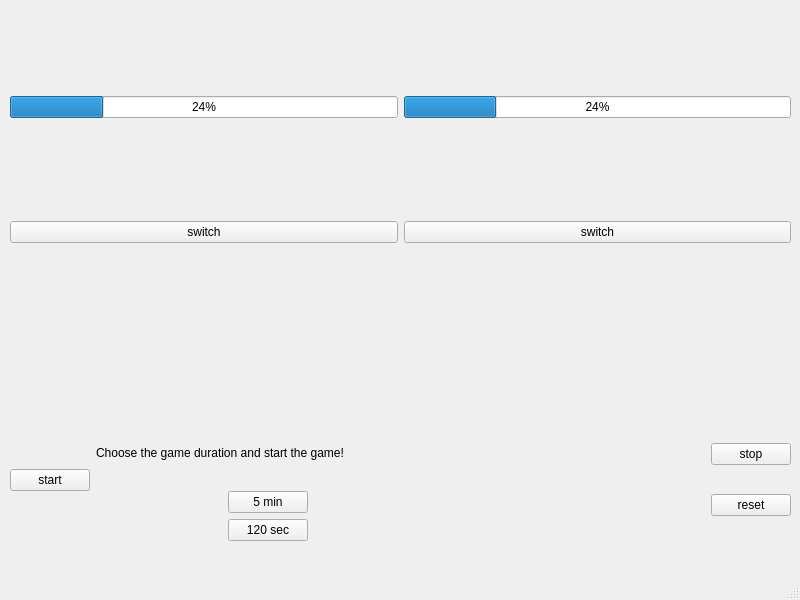
<?xml version="1.0" encoding="UTF-8"?>
<ui version="4.0">
 <class>MainWindow</class>
 <widget class="QMainWindow" name="MainWindow">
  <property name="geometry">
   <rect>
    <x>0</x>
    <y>0</y>
    <width>800</width>
    <height>600</height>
   </rect>
  </property>
  <property name="windowTitle">
   <string>Chess</string>
  </property>
  <widget class="QWidget" name="centralwidget">
   <property name="sizePolicy">
    <sizepolicy hsizetype="Maximum" vsizetype="Maximum">
     <horstretch>0</horstretch>
     <verstretch>0</verstretch>
    </sizepolicy>
   </property>
   <widget class="QWidget" name="gridLayoutWidget">
    <property name="geometry">
     <rect>
      <x>10</x>
      <y>-1</y>
      <width>781</width>
      <height>341</height>
     </rect>
    </property>
    <layout class="QGridLayout" name="gridLayout">
     <item row="2" column="1">
      <widget class="QPushButton" name="switch_button1">
       <property name="text">
        <string>switch</string>
       </property>
      </widget>
     </item>
     <item row="2" column="2">
      <widget class="QPushButton" name="switch_button_2">
       <property name="text">
        <string>switch</string>
       </property>
      </widget>
     </item>
     <item row="0" column="2">
      <widget class="QProgressBar" name="progressBar_2">
       <property name="value">
        <number>24</number>
       </property>
      </widget>
     </item>
     <item row="0" column="1">
      <widget class="QProgressBar" name="progressBar">
       <property name="value">
        <number>24</number>
       </property>
      </widget>
     </item>
    </layout>
   </widget>
   <widget class="QWidget" name="horizontalLayoutWidget">
    <property name="geometry">
     <rect>
      <x>10</x>
      <y>420</y>
      <width>781</width>
      <height>121</height>
     </rect>
    </property>
    <layout class="QHBoxLayout" name="horizontalLayout">
     <item>
      <widget class="QPushButton" name="start">
       <property name="sizePolicy">
        <sizepolicy hsizetype="Fixed" vsizetype="Maximum">
         <horstretch>0</horstretch>
         <verstretch>0</verstretch>
        </sizepolicy>
       </property>
       <property name="text">
        <string>start</string>
       </property>
      </widget>
     </item>
     <item>
      <layout class="QHBoxLayout" name="horizontalLayout_2">
       <item>
        <layout class="QVBoxLayout" name="verticalLayout">
         <item>
          <widget class="QLabel" name="label">
           <property name="text">
            <string>Choose the game duration and start the game!</string>
           </property>
          </widget>
         </item>
         <item alignment="Qt::AlignHCenter">
          <widget class="QPushButton" name="time_long">
           <property name="sizePolicy">
            <sizepolicy hsizetype="Fixed" vsizetype="Fixed">
             <horstretch>0</horstretch>
             <verstretch>0</verstretch>
            </sizepolicy>
           </property>
           <property name="text">
            <string>5 min</string>
           </property>
          </widget>
         </item>
         <item alignment="Qt::AlignHCenter">
          <widget class="QPushButton" name="time_short">
           <property name="sizePolicy">
            <sizepolicy hsizetype="Fixed" vsizetype="Fixed">
             <horstretch>0</horstretch>
             <verstretch>0</verstretch>
            </sizepolicy>
           </property>
           <property name="layoutDirection">
            <enum>Qt::LeftToRight</enum>
           </property>
           <property name="text">
            <string>120 sec</string>
           </property>
          </widget>
         </item>
        </layout>
       </item>
      </layout>
     </item>
     <item>
      <layout class="QVBoxLayout" name="verticalLayout_2">
       <item alignment="Qt::AlignRight">
        <widget class="QPushButton" name="stop">
         <property name="sizePolicy">
          <sizepolicy hsizetype="Fixed" vsizetype="Fixed">
           <horstretch>0</horstretch>
           <verstretch>0</verstretch>
          </sizepolicy>
         </property>
         <property name="layoutDirection">
          <enum>Qt::LeftToRight</enum>
         </property>
         <property name="text">
          <string>stop</string>
         </property>
        </widget>
       </item>
       <item alignment="Qt::AlignRight">
        <widget class="QPushButton" name="reset">
         <property name="sizePolicy">
          <sizepolicy hsizetype="Fixed" vsizetype="Fixed">
           <horstretch>0</horstretch>
           <verstretch>0</verstretch>
          </sizepolicy>
         </property>
         <property name="text">
          <string>reset</string>
         </property>
        </widget>
       </item>
      </layout>
     </item>
    </layout>
   </widget>
  </widget>
  <widget class="QMenuBar" name="menubar">
   <property name="geometry">
    <rect>
     <x>0</x>
     <y>0</y>
     <width>800</width>
     <height>22</height>
    </rect>
   </property>
  </widget>
  <widget class="QStatusBar" name="statusbar"/>
 </widget>
 <resources/>
 <connections/>
</ui>
